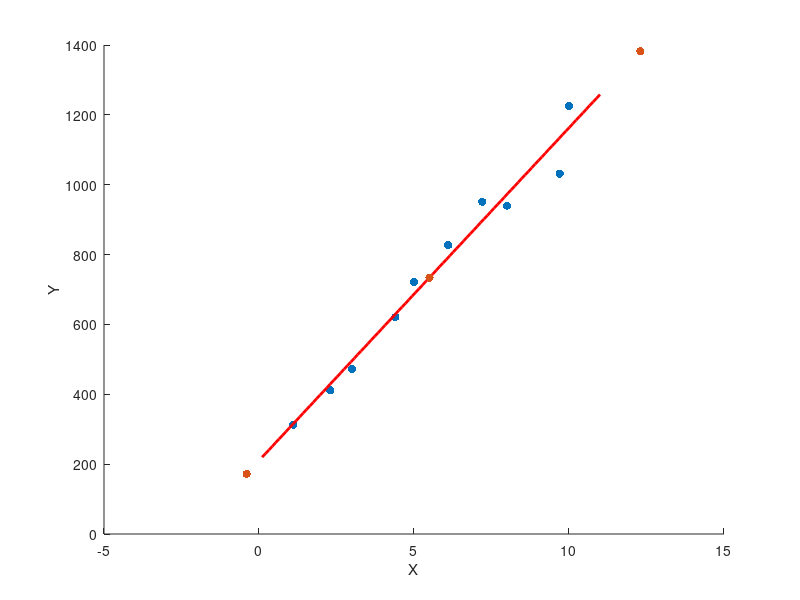

MATLAB code to generate this figure:
x_data = [1.1, 2.3, 3, 4.4, 5, 6.1, 7.2, 8, 9.7, 10];
y_data = [313, 411, 473, 621, 721, 827, 951, 940, 1032, 1225];

weights = rand();
bias = rand();

learning_rate = 0.001;
iterations = 5000;

for i = 1:iterations
    Z = weights * x_data + bias; 
    A = Z; 

    loss = 0.5 * sum((A - y_data).^2);

    dZ = A - y_data;
    dweights = sum(dZ .* x_data); 
    dbias = sum(dZ); 

    weights = weights - learning_rate * dweights;
    bias = bias - learning_rate * dbias;

    if mod(i, 1000) == 0
        fprintf('Iteration %d, Loss: %f\n', i, loss);
    end
end

disp('Trained weights:');
disp(weights);
disp('Trained bias:');
disp(bias);

scatter(x_data, y_data, 'blue', 'filled');
hold on;

x_fit = linspace(min(x_data)-1, max(x_data)+1, 100);
y_fit = weights * x_fit + bias;
plot(x_fit, y_fit, 'red', 'LineWidth', 2);
xlabel('X');
ylabel('Y');
hold on;

X_new = [-0.4, 5.5, 12.3]';
Z_new = weights * X_new + bias; 
A_new = Z_new;
disp('Predicted outputs for new inputs:');
disp(A_new);

scatter(X_new, Z_new, 'green', 'filled');
hold on;